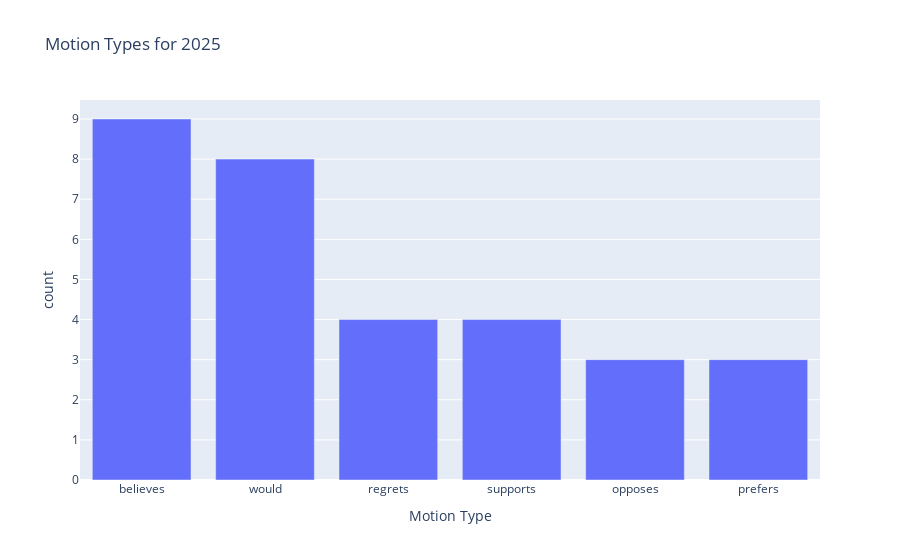

Notebook code cell kept with this figure:
### Code cell
counts = df_this_year.value_counts('Motion Type')

px.bar(
    counts, 
    y='count', 
    title=f'Motion Types for {current_year}',
    labels={'Motion Type': 'Motion Type'},
).show()

### Figure 1 — Plotly figure (JSON) as saved in the notebook; plotly's stock layout.template omitted (floating-point values rounded to 4 significant figures)
{"data": [{"hovertemplate": "Motion Type=%{x}<br>count=%{y}<extra></extra>", "legendgroup": "", "marker": {"color": "#636efa", "pattern": {"shape": ""}}, "name": "", "orientation": "v", "showlegend": false, "textposition": "auto", "type": "bar", "x": ["believes", "would", "regrets", "supports", "opposes", "prefers"], "xaxis": "x", "y": [9, 8, 4, 4, 3, 3], "yaxis": "y"}], "layout": {"barmode": "relative", "legend": {"tracegroupgap": 0}, "title": {"text": "Motion Types for 2025"}, "xaxis": {"anchor": "y", "domain": [0, 1], "title": {"text": "Motion Type"}}, "yaxis": {"anchor": "x", "domain": [0, 1], "title": {"text": "count"}}}}
